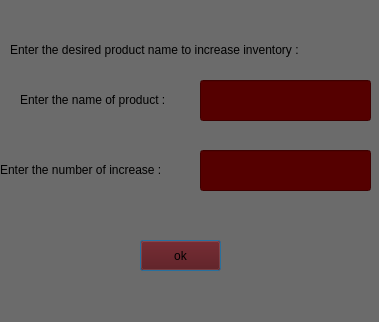
<?xml version="1.0" encoding="UTF-8"?>
<ui version="4.0">
 <class>increase_inventory_of_product</class>
 <widget class="QDialog" name="increase_inventory_of_product">
  <property name="geometry">
   <rect>
    <x>0</x>
    <y>0</y>
    <width>379</width>
    <height>322</height>
   </rect>
  </property>
  <property name="windowTitle">
   <string>Dialog</string>
  </property>
  <property name="styleSheet">
   <string notr="true">
font: 700 italic 10pt &quot;Segoe UI&quot;;
background-color: rgb(107, 107, 107);</string>
  </property>
  <widget class="QPushButton" name="pushButton">
   <property name="geometry">
    <rect>
     <x>140</x>
     <y>240</y>
     <width>81</width>
     <height>31</height>
    </rect>
   </property>
   <property name="styleSheet">
    <string notr="true">background-color: rgb(85, 0, 0);</string>
   </property>
   <property name="text">
    <string>ok</string>
   </property>
  </widget>
  <widget class="QLineEdit" name="lineEdit">
   <property name="geometry">
    <rect>
     <x>200</x>
     <y>80</y>
     <width>171</width>
     <height>41</height>
    </rect>
   </property>
   <property name="styleSheet">
    <string notr="true">
font: 700 italic 10pt &quot;Segoe UI&quot;;
background-color: rgb(85, 0, 0);</string>
   </property>
  </widget>
  <widget class="QLabel" name="label">
   <property name="geometry">
    <rect>
     <x>10</x>
     <y>40</y>
     <width>351</width>
     <height>20</height>
    </rect>
   </property>
   <property name="text">
    <string>Enter the desired product name to increase inventory : </string>
   </property>
  </widget>
  <widget class="QLabel" name="label_2">
   <property name="geometry">
    <rect>
     <x>20</x>
     <y>90</y>
     <width>171</width>
     <height>20</height>
    </rect>
   </property>
   <property name="text">
    <string>Enter the name of product : </string>
   </property>
  </widget>
  <widget class="QLineEdit" name="lineEdit_2">
   <property name="geometry">
    <rect>
     <x>200</x>
     <y>150</y>
     <width>171</width>
     <height>41</height>
    </rect>
   </property>
   <property name="styleSheet">
    <string notr="true">
font: 700 italic 10pt &quot;Segoe UI&quot;;
background-color: rgb(85, 0, 0);</string>
   </property>
  </widget>
  <widget class="QLabel" name="label_3">
   <property name="geometry">
    <rect>
     <x>0</x>
     <y>160</y>
     <width>191</width>
     <height>20</height>
    </rect>
   </property>
   <property name="text">
    <string>Enter the number of increase : </string>
   </property>
  </widget>
 </widget>
 <resources/>
 <connections>
  <connection>
   <sender>pushButton</sender>
   <signal>clicked()</signal>
   <receiver>increase_inventory_of_product</receiver>
   <slot>close()</slot>
   <hints>
    <hint type="sourcelabel">
     <x>209</x>
     <y>243</y>
    </hint>
    <hint type="destinationlabel">
     <x>251</x>
     <y>242</y>
    </hint>
   </hints>
  </connection>
 </connections>
</ui>
